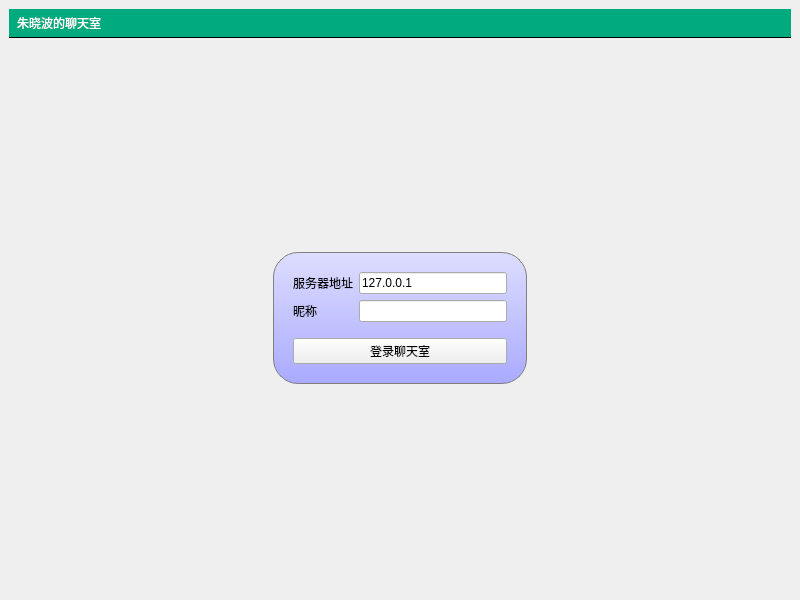
<?xml version="1.0" encoding="UTF-8"?>
<ui version="4.0">
 <class>MainWindow</class>
 <widget class="QMainWindow" name="MainWindow">
  <property name="geometry">
   <rect>
    <x>0</x>
    <y>0</y>
    <width>800</width>
    <height>600</height>
   </rect>
  </property>
  <property name="windowTitle">
   <string>聊天室客户端</string>
  </property>
  <property name="styleSheet">
   <string notr="true">#titleLabel{
background:white;
border:none;
border-bottom:1px solid black;
padding: 5px;
font:24pt&quot;黑体&quot;;
color:rgb(255,255,255);
background-color:rgba(0,170,127,255);
}

#mainFrame{
border: none;
background:white;
}

#loginFrame{
background:qlineargradient(x1:0,y1:0,x2:0,y2:1,stop:0#ddf,stop:1#aaf);
border:1px solid gray;
padding:10px;
border-radius:25px;
}</string>
  </property>
  <widget class="QWidget" name="centralwidget">
   <layout class="QGridLayout" name="gridLayout_2">
    <item row="0" column="0">
     <widget class="QLabel" name="titleLabel">
      <property name="styleSheet">
       <string notr="true">#titleLabel{
background:white;
border:none;
border-bottom:1px solid black;
padding: 5px;
font:24pt&quot;黑体&quot;;
color:rgb(255,255,255);
background-color:rgba(0,170,127,255);
}

#mainFrame{
border: none;
background:white;
}

#loginFrame{
background:qlineargradient(x1:0,y1:0,x2:0,y2:1,stop:0#ddf,stop:1#aaf);
border:1px solid gray;
padding:10px;
border-radius:25px;
}</string>
      </property>
      <property name="text">
       <string>朱晓波的聊天室</string>
      </property>
     </widget>
    </item>
    <item row="1" column="0">
     <widget class="QStackedWidget" name="stackedWidget">
      <property name="styleSheet">
       <string notr="true">#titleLabel{
background:white;
border:none;
border-bottom:1px solid black;
padding: 5px;
font:24pt&quot;黑体&quot;;
color:rgb(255,255,255);
background-color:rgba(0,170,127,255);
}

#mainFrame{
border: none;
background:white;
}

#loginFrame{
background:qlineargradient(x1:0,y1:0,x2:0,y2:1,stop:0#ddf,stop:1#aaf);
border:1px solid gray;
padding:10px;
border-radius:25px;
}</string>
      </property>
      <property name="currentIndex">
       <number>0</number>
      </property>
      <widget class="QWidget" name="loginPage">
       <layout class="QGridLayout" name="gridLayout_3">
        <item row="0" column="1">
         <spacer name="verticalSpacer_3">
          <property name="orientation">
           <enum>Qt::Orientation::Vertical</enum>
          </property>
          <property name="sizeHint" stdset="0">
           <size>
            <width>20</width>
            <height>164</height>
           </size>
          </property>
         </spacer>
        </item>
        <item row="1" column="0">
         <spacer name="horizontalSpacer">
          <property name="orientation">
           <enum>Qt::Orientation::Horizontal</enum>
          </property>
          <property name="sizeHint" stdset="0">
           <size>
            <width>219</width>
            <height>20</height>
           </size>
          </property>
         </spacer>
        </item>
        <item row="1" column="1">
         <widget class="QFrame" name="loginFrame">
          <property name="frameShape">
           <enum>QFrame::Shape::StyledPanel</enum>
          </property>
          <property name="frameShadow">
           <enum>QFrame::Shadow::Raised</enum>
          </property>
          <layout class="QVBoxLayout" name="verticalLayout_2">
           <item>
            <layout class="QGridLayout" name="gridLayout">
             <item row="0" column="0">
              <widget class="QLabel" name="label_2">
               <property name="text">
                <string>服务器地址</string>
               </property>
              </widget>
             </item>
             <item row="0" column="1">
              <widget class="QLineEdit" name="serverEdit">
               <property name="text">
                <string>127.0.0.1</string>
               </property>
              </widget>
             </item>
             <item row="1" column="0">
              <widget class="QLabel" name="label_3">
               <property name="text">
                <string>昵称</string>
               </property>
              </widget>
             </item>
             <item row="1" column="1">
              <widget class="QLineEdit" name="usernameEdit"/>
             </item>
            </layout>
           </item>
           <item>
            <spacer name="verticalSpacer">
             <property name="orientation">
              <enum>Qt::Orientation::Vertical</enum>
             </property>
             <property name="sizeType">
              <enum>QSizePolicy::Policy::Fixed</enum>
             </property>
             <property name="sizeHint" stdset="0">
              <size>
               <width>20</width>
               <height>10</height>
              </size>
             </property>
            </spacer>
           </item>
           <item>
            <widget class="QPushButton" name="loginButton">
             <property name="text">
              <string>登录聊天室</string>
             </property>
            </widget>
           </item>
          </layout>
         </widget>
        </item>
        <item row="1" column="2">
         <spacer name="horizontalSpacer_2">
          <property name="orientation">
           <enum>Qt::Orientation::Horizontal</enum>
          </property>
          <property name="sizeHint" stdset="0">
           <size>
            <width>218</width>
            <height>20</height>
           </size>
          </property>
         </spacer>
        </item>
        <item row="2" column="1">
         <spacer name="verticalSpacer_2">
          <property name="orientation">
           <enum>Qt::Orientation::Vertical</enum>
          </property>
          <property name="sizeHint" stdset="0">
           <size>
            <width>20</width>
            <height>164</height>
           </size>
          </property>
         </spacer>
        </item>
       </layout>
      </widget>
      <widget class="QWidget" name="chatPage">
       <layout class="QVBoxLayout" name="verticalLayout">
        <item>
         <layout class="QHBoxLayout" name="horizontalLayout">
          <item>
           <widget class="QTextEdit" name="roomTextEdit"/>
          </item>
          <item>
           <widget class="QListWidget" name="userListWidget">
            <property name="maximumSize">
             <size>
              <width>120</width>
              <height>16777215</height>
             </size>
            </property>
           </widget>
          </item>
         </layout>
        </item>
        <item>
         <layout class="QHBoxLayout" name="horizontalLayout_2">
          <item>
           <widget class="QLineEdit" name="sayLineEdit">
            <property name="maximumSize">
             <size>
              <width>16777215</width>
              <height>16777215</height>
             </size>
            </property>
           </widget>
          </item>
          <item>
           <widget class="QPushButton" name="sayButton">
            <property name="text">
             <string>发送</string>
            </property>
           </widget>
          </item>
          <item>
           <widget class="QPushButton" name="logoutButton">
            <property name="text">
             <string>退出</string>
            </property>
           </widget>
          </item>
         </layout>
        </item>
       </layout>
      </widget>
     </widget>
    </item>
   </layout>
  </widget>
 </widget>
 <resources/>
 <connections/>
</ui>
